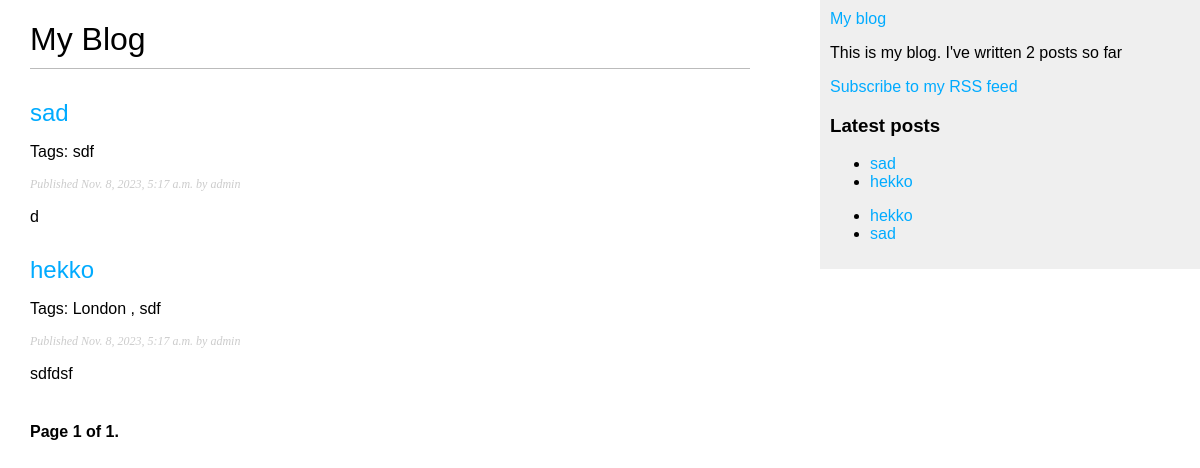
The page /blog/ on the database as committed earlier.
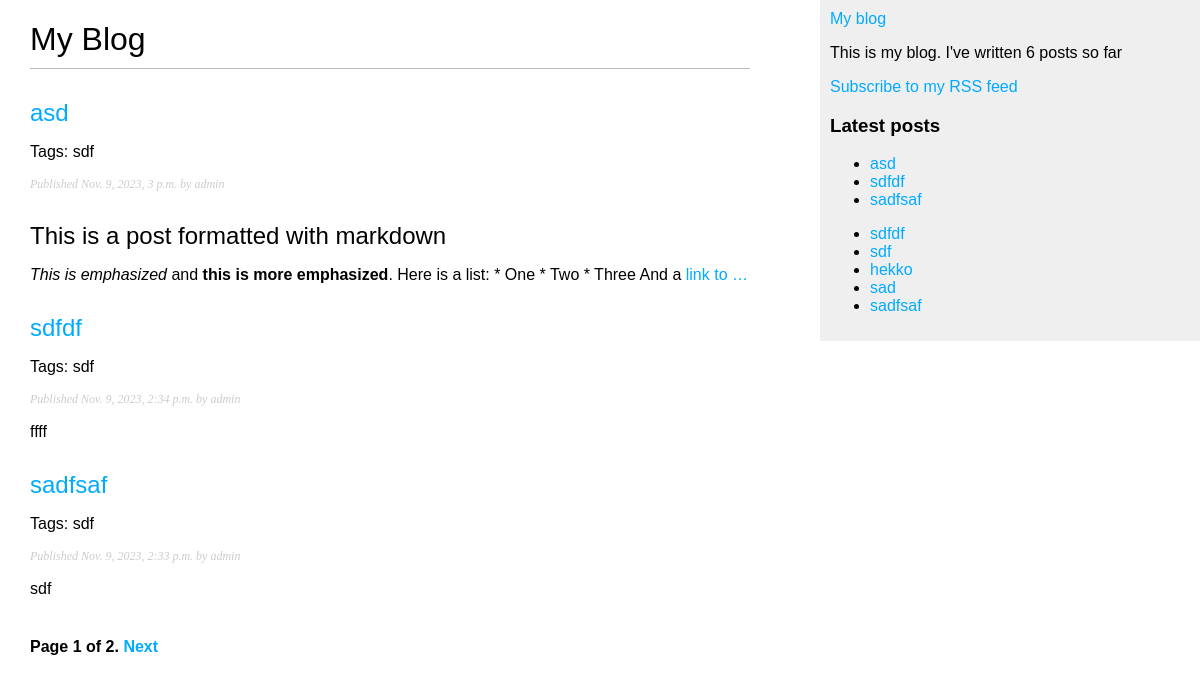
The same page on the database as committed later.
### blog/models.py (models this page shows, shortened)
class Post(models.Model):
    class Status(models.TextChoices):
        DRAFT = 'DF', 'Draft',
        PUBLISHED = 'PB', 'Published'
    title = models.CharField(max_length=250)
    slug = models.SlugField(max_length=250, unique=True)
    author = models.ForeignKey(User, on_delete=models.CASCADE, related_name='blog_posts')
    body = models.TextField()
    publish = models.DateTimeField(default=timezone.now)
    created = models.DateTimeField(auto_now_add=True)
    updated = models.DateTimeField(auto_now=True)
    status = models.CharField(max_length=2, choices=Status.choices, default=Status.DRAFT)
    objects = models.Manager()
    published = PublishedManager()
    tags = TaggableManager()
    class Meta:
        ordering = ['-publish']
        indexes = [ models.Index(fields=['-publish'])]
    def get_absolute_url(self):
        return reverse('blog:post_detail', args=[self.publish.day,
                                                 self.publish.month,
                                                 self.publish.year,
                                                 self.slug])

### blog/views.py (the view)
# urls.py: path('', views.post_list, name='post_list'),
def post_list(request, tag_slug=None):
    post_list = Post.published.all()
    tag = None
    if tag_slug:
        tag = get_object_or_404(Tag, slug=tag_slug)
        post_list = post_list.filter(tags__in=[tag])
    paginator = Paginator(post_list, 3)
    page_number = request.GET.get('page', 1)
    try:
        posts = paginator.page(page_number)
    except PageNotAnInteger:
        posts = paginator.page(1)
    except EmptyPage:
        posts = paginator.page(paginator.num_pages)
    return render(request, 'blog/post/list.html', {'posts': posts, 'tag': tag})

### blog/models.py (called while the page is built)
    def get_queryset(self) -> QuerySet:
        return super().get_queryset().filter(status=Post.Status.PUBLISHED)

### blog/templatetags/blog_tags.py (called while the page is built)
@register.simple_tag()
def total_posts():
    return Post.published.count()

@register.inclusion_tag('blog/post/latest_posts.html')
def show_latest_posts(count=5):
    latest_posts = Post.published.order_by('-publish')[:count]
    return {'latest_posts': latest_posts}

@register.simple_tag()
def get_most_commented_posts(count=5):
    return Post.published.annotate(total_comments=Count('comments')).order_by('-total_comments')[:count]

@register.filter(name='markdown')
def markdown_format(text):
    return mark_safe(markdown.markdown(text))

### blog/templates/blog/post/list.html (shortened to what this page needs)
{% extends "blog/base.html" %}
{% load blog_tags %}
    {% block content %}
    <h1>My Blog</h1>
    {% for post in posts %}
    <h2>
        <a href="{{ post.get_absolute_url }}">
            {{ post.title }}
        </a>
    </h2>
    <p class="tags">
        Tags:
         {% for tag in post.tags.all %}
            {{ tag.name }}
            {% if not forloop.last %}, {% endif %}
         {% endfor %}
    </p>
    <p class="date">
        Published {{ post.publish }} by {{ post.author }}
    </p>
    {{ post.body|markdown|truncatewords_html:30 }}
    {% endfor %}
    {% include "pagination.html" with page=posts %}
    {% endblock %}

### blog/templates/blog/base.html (shortened to what this page needs)
{% load blog_tags %}
{% load static %}
<!DOCTYPE html>
<html>
<head>
    <link href="{% static 'css/blog.css' %}" rel="stylesheet">
</head>
<body>
    <div id="content">
        {% block content %}
        {% endblock %}
    </div>
    <div id="sidebar">
        <a href="{% url 'blog:post_list' %}">My blog</a>
        <p>This is my blog.
            I've written {% total_posts %} posts so far
        </p>
        <p>
            <a href="{% url "blog:post_feed" %}">
            Subscribe to my RSS feed
            </a>
            </p>
        <h3>Latest posts</h3>
        {% show_latest_posts 3 %}
        {% get_most_commented_posts as most_commented_posts %}
        <ul>
            {% for post in most_commented_posts %}
            <li>
                <a href="{{ post.get_absolute_url }}">{{ post.title }}</a>
            </li>
            {% endfor %}
        </ul>
    </div>
</body>
</html>

### blog/templates/pagination.html (shortened to what this page needs)
<div class="pagination">
    <span class="step-links">
        <span class="current">
            Page {{ page.number }} of {{ page.paginator.num_pages }}.
        </span>
        {% if page.has_next %}
        <a href="?page={{ page.next_page_number }}">Next</a>
        {% endif %}
    </span>
</div>

### blog/templates/blog/post/latest_posts.html
<ul>
    {% for post in latest_posts  %}
    <li>
        <a href="{{ post.get_absolute_url }}">{{ post.title }}</a>
    </li>
    {% endfor %}
</ul>

### static/css/blog.css (style rules this page uses)
body { margin:0; padding:0; font-family:helvetica, sans-serif; }
a { color:#00abff; text-decoration:none; }
h1 { font-weight:normal; border-bottom:1px solid #bbb; padding:0 0 10px 0; }
h2 { font-weight:normal; margin:30px 0 0; }
#content { float:left; width:60%; padding:0 0 0 30px; }
#sidebar { float:right; width:30%; padding:10px; background:#efefef; height:100%; }
p.date { color:#ccc; font-family: georgia, serif; font-size: 12px; font-style: italic; }
.pagination { margin:40px 0; font-weight:bold; }

Rows that differ between the two databases and show on the page:
no longer on one of the page's lists (row unchanged): Post: title "hekko", publish "Nov. 8, 2023, 5:17 a.m.", author "admin", body "sdfdsf"
no longer on one of the page's lists (row unchanged): Post: title "sad", publish "Nov. 8, 2023, 5:17 a.m.", author "admin", body "d"
added Post: title "asd", publish "Nov. 9, 2023, 3 p.m.", author "admin", body "This is a post formatted with markdown This is emphasized and this is more emphasized . Here is a list: * One * Two * Three And a link to …", Tag (name "sdf")
added Post: title "sdfdf", publish "Nov. 9, 2023, 2:34 p.m.", author "admin", body "ffff", Tag (name "sdf")
added Post: title "sadfsaf", publish "Nov. 9, 2023, 2:33 p.m.", author "admin", body "sdf", Tag (name "sdf")
added Post: title "sdf"
computed for Post "hekko": loses Tag (name "London"); loses Tag (name "sdf")
computed for Post "sad": loses Tag (name "sdf")
Other text that changed with them:
{{ page.paginator.num_pages }}: "1" → "2"
text no longer shown: "2"
text now shown: "Next 6"
